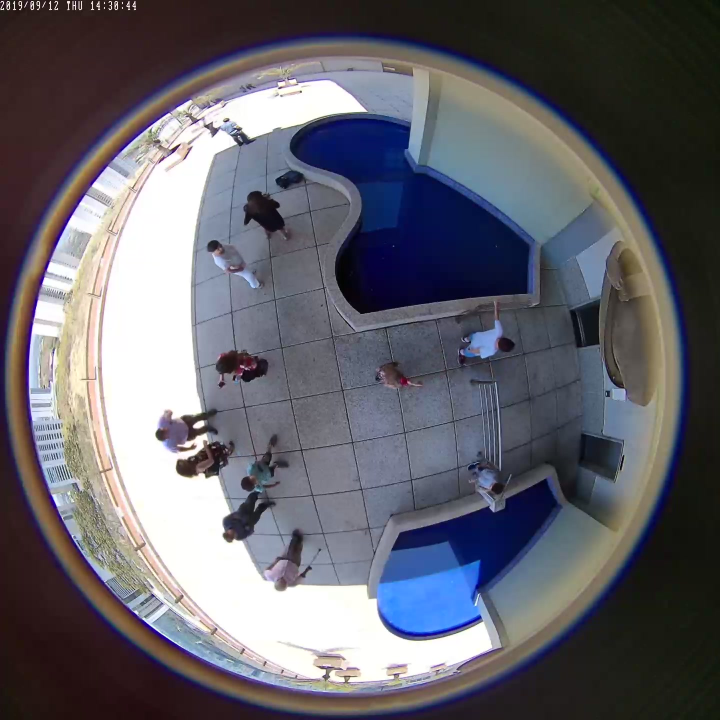
#> input picture data/images/train/1.jpg, 1440 x 1440 px (shown at 1/2 size)
$ python -i ImageAsArray.py   (imports and definitions only)   (older library calls are emulated)
#> lines starting #> are read from the running program, lines starting #| are printed output that depends on the picture
"""
    This is a function that opens a single image and do a series of data augmentation operations to generate a single sample

    It is inneficient to open a file each time we want to generate a sample

    But we must shuffle the examples which will go into the trainning set

    If we open an image file and try to do all possible transformations on the file, and at the end shuffle all the
trainning set, we could gain from open/close efficiency - but the resulting trainning set may not fit
on memory and/or disk
"""
# imports
import numpy as np
import PIL
from PIL import Image, ImageFilter
import Constants as const
import math

def GetImagePreprocessedArray(file,
                            filter = None,
                            tone = 0,
                            stepH = 0,
                            stepW = 0,
                            degree = 0):
    """
    Arguments:
        file: image file path
        filter: filter to be applied to image
        tone: integer to be added to each color component (R, G and B)
        stepH: image displacement in height pixels
        stepW: image displacement in width pixels
        degree: rotation angle

    """
#> called with file = 'data/images/train/1.jpg', tone = 0, stepH = 0, stepW = 0, degree = 0

    # open image
    img = Image.open(file)
#> img is the input picture: PIL image 1440x1440 RGB; mean R, G, B 99.7, 98.9, 107.5

    # get image size
    w, h = img.size
#> w = 1440; h = 1440

    # apply filter
    if filter == None:
        filterImg = img
    else:
        filterImg = img.filter(filter)

    arr = np.array(filterImg).astype(np.int32)

    # apply tone (carefull about overflow)
    arr2 = arr + tone
    arr2[arr2 < 0] = 0
    arr2[arr2 > 255] = 255

    # displace on height and width
    if stepH < 0:
        sliceOrigH = slice(0, h+(stepH))
        sliceDestH = slice(-stepH, h)
    else:
        sliceOrigH = slice(stepH, h)
        sliceDestH = slice(0, h-stepH)

    if stepW < 0:
        sliceOrigW = slice(0,w+stepW)
        sliceDestW = slice(-stepW,w)
    else:
        sliceOrigW = slice(stepW,w)
        sliceDestW = slice(0,w-stepW)

    arr2[sliceDestH,sliceDestW,:] = arr2[sliceOrigH,sliceOrigW,:]

    # rotate
    if degree != 0:
        imgRot = Image.fromarray(arr2.astype(np.uint8)).convert('RGBA').rotate(degree)
        imgRotBack = Image.new("RGBA", imgRot.size, (255, 255, 255, 255))
        arr2 = np.array(Image.composite(imgRot, imgRotBack, imgRot)).astype(np.int32)

    # resize to match NN input size
    if (arr2.shape[0] != const.X_Height) or (arr2.shape[1] != const.X_Width):
        arr2 = np.array(Image.fromarray(arr2.astype(np.uint8)).resize(size=(const.X_Width, const.X_Height), resample=PIL.Image.ANTIALIAS))
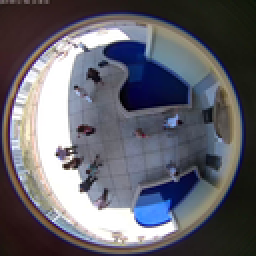
#> arr2: shape (128, 128, 3) (shown 2 times larger); mean R, G, B 99.6, 98.8, 107.4

    # apply mask to avoid noise outside of circle
    # important: as we're using images from fisheye cameras, the Region Of Interest is a circle
    masked_arr = arr2.copy()
    masked_arr[~createCircularMask(const.X_Width, const.X_Height)] = 255
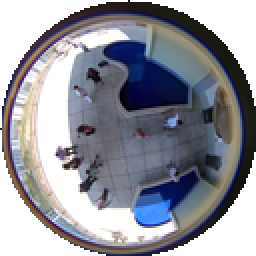
#> masked_arr: shape (128, 128, 3) (shown 2 times larger); mean R, G, B 146.7, 147.9, 156.9

    # return (np.expand_dims(masked_arr, axis=2)/np.float16(255.)).astype(np.float16)
    return (masked_arr/np.float16(255.)).astype(np.float16)

def createCircularMask(h, w, center=None, radius=None):
    """
    this is an auxiliary function to create a circular mask over the image
    remember that our images were obtained from fisheye lenses, so the ROI is a circle...
    """

    if center is None: # use the middle of the image
        center = [int(w/2), int(h/2)]
    if radius is None: # use the smallest distance between the center and image walls
        radius = min(center[0], center[1], w-center[0], h-center[1])

    Y, X = np.ogrid[:h, :w]
    dist_from_center = np.sqrt((X - center[0])**2 + (Y-center[1])**2)

    mask = dist_from_center <= radius
    return mask

>>> result = GetImagePreprocessedArray('data/images/train/1.jpg')
